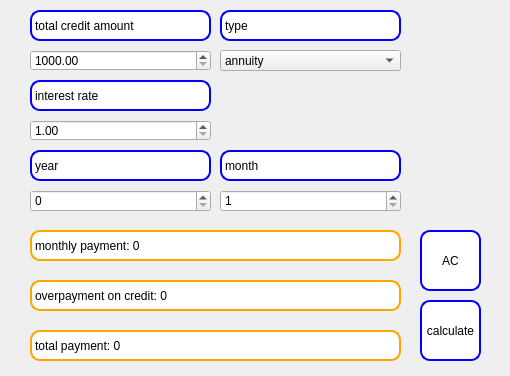
<?xml version="1.0" encoding="UTF-8"?>
<ui version="4.0">
 <class>CreditWindow</class>
 <widget class="QDialog" name="CreditWindow">
  <property name="geometry">
   <rect>
    <x>0</x>
    <y>0</y>
    <width>510</width>
    <height>376</height>
   </rect>
  </property>
  <property name="windowTitle">
   <string>Dialog</string>
  </property>
  <widget class="QDoubleSpinBox" name="doubleSpinBox_total_credit_amount">
   <property name="geometry">
    <rect>
     <x>30</x>
     <y>50</y>
     <width>181</width>
     <height>21</height>
    </rect>
   </property>
   <property name="minimum">
    <double>1000.000000000000000</double>
   </property>
   <property name="maximum">
    <double>1000000000.000000000000000</double>
   </property>
   <property name="singleStep">
    <double>1000.000000000000000</double>
   </property>
  </widget>
  <widget class="QDoubleSpinBox" name="doubleSpinBox_interest_rate">
   <property name="geometry">
    <rect>
     <x>30</x>
     <y>120</y>
     <width>181</width>
     <height>21</height>
    </rect>
   </property>
   <property name="minimum">
    <double>1.000000000000000</double>
   </property>
   <property name="maximum">
    <double>99.989999999999995</double>
   </property>
  </widget>
  <widget class="QLabel" name="label_monthly_payment">
   <property name="geometry">
    <rect>
     <x>30</x>
     <y>230</y>
     <width>371</width>
     <height>31</height>
    </rect>
   </property>
   <property name="styleSheet">
    <string notr="true">QLabel {
color: black;
   background-color: white;
   border: 2px solid orange;
	border-radius: 10px;
}
</string>
   </property>
   <property name="text">
    <string>monthly payment: 0</string>
   </property>
  </widget>
  <widget class="QLabel" name="label_overpayment_on_credit">
   <property name="geometry">
    <rect>
     <x>30</x>
     <y>280</y>
     <width>371</width>
     <height>31</height>
    </rect>
   </property>
   <property name="styleSheet">
    <string notr="true">QLabel {
color: black;
   background-color: white;
   border: 2px solid orange;
	border-radius: 10px;
}
</string>
   </property>
   <property name="text">
    <string>overpayment on credit: 0</string>
   </property>
  </widget>
  <widget class="QLabel" name="label_total_payment">
   <property name="geometry">
    <rect>
     <x>30</x>
     <y>330</y>
     <width>371</width>
     <height>31</height>
    </rect>
   </property>
   <property name="styleSheet">
    <string notr="true">QLabel {
color: black;
   background-color: white;
   border: 2px solid orange;
	border-radius: 10px;
}
</string>
   </property>
   <property name="text">
    <string>total payment: 0</string>
   </property>
  </widget>
  <widget class="QSpinBox" name="spinBox_year">
   <property name="geometry">
    <rect>
     <x>30</x>
     <y>190</y>
     <width>181</width>
     <height>22</height>
    </rect>
   </property>
   <property name="minimum">
    <number>0</number>
   </property>
   <property name="maximum">
    <number>100</number>
   </property>
  </widget>
  <widget class="QPushButton" name="pushButton_calc">
   <property name="geometry">
    <rect>
     <x>420</x>
     <y>300</y>
     <width>61</width>
     <height>61</height>
    </rect>
   </property>
   <property name="styleSheet">
    <string notr="true">QPushButton {
color: black;
   background-color: white;
   border: 2px solid blue;
	border-radius: 10px;
}
QPushButton:pressed {
    background-color: qlineargradient(x1: 0, y1: 0, x2: 0, y2: 1,
                                      stop: 0 #dadbde, stop: 1 #9799fc);
}</string>
   </property>
   <property name="text">
    <string>calculate</string>
   </property>
  </widget>
  <widget class="QSpinBox" name="spinBox_month">
   <property name="geometry">
    <rect>
     <x>220</x>
     <y>190</y>
     <width>181</width>
     <height>22</height>
    </rect>
   </property>
   <property name="minimum">
    <number>1</number>
   </property>
   <property name="maximum">
    <number>1080</number>
   </property>
  </widget>
  <widget class="QComboBox" name="comboBox">
   <property name="geometry">
    <rect>
     <x>220</x>
     <y>50</y>
     <width>181</width>
     <height>21</height>
    </rect>
   </property>
   <item>
    <property name="text">
     <string>annuity</string>
    </property>
   </item>
   <item>
    <property name="text">
     <string>differentiated</string>
    </property>
   </item>
   <item>
    <property name="text">
     <string/>
    </property>
   </item>
  </widget>
  <widget class="QLabel" name="label_1">
   <property name="geometry">
    <rect>
     <x>30</x>
     <y>10</y>
     <width>181</width>
     <height>31</height>
    </rect>
   </property>
   <property name="styleSheet">
    <string notr="true">QLabel {
color: black;
   background-color: white;
   border: 2px solid blue;
	border-radius: 10px;
}
</string>
   </property>
   <property name="text">
    <string>total credit amount</string>
   </property>
  </widget>
  <widget class="QLabel" name="label_2">
   <property name="geometry">
    <rect>
     <x>30</x>
     <y>80</y>
     <width>181</width>
     <height>31</height>
    </rect>
   </property>
   <property name="styleSheet">
    <string notr="true">QLabel {
color: black;
   background-color: white;
   border: 2px solid blue;
	border-radius: 10px;
}
</string>
   </property>
   <property name="text">
    <string>interest rate</string>
   </property>
  </widget>
  <widget class="QLabel" name="label_3">
   <property name="geometry">
    <rect>
     <x>30</x>
     <y>150</y>
     <width>181</width>
     <height>31</height>
    </rect>
   </property>
   <property name="styleSheet">
    <string notr="true">QLabel {
color: black;
   background-color: white;
   border: 2px solid blue;
	border-radius: 10px;
}
</string>
   </property>
   <property name="text">
    <string>year</string>
   </property>
  </widget>
  <widget class="QLabel" name="label_4">
   <property name="geometry">
    <rect>
     <x>220</x>
     <y>150</y>
     <width>181</width>
     <height>31</height>
    </rect>
   </property>
   <property name="styleSheet">
    <string notr="true">QLabel {
color: black;
   background-color: white;
   border: 2px solid blue;
	border-radius: 10px;
}
</string>
   </property>
   <property name="text">
    <string>month</string>
   </property>
  </widget>
  <widget class="QLabel" name="label_5">
   <property name="geometry">
    <rect>
     <x>220</x>
     <y>10</y>
     <width>181</width>
     <height>31</height>
    </rect>
   </property>
   <property name="styleSheet">
    <string notr="true">QLabel {
color: black;
   background-color: white;
   border: 2px solid blue;
	border-radius: 10px;
}
</string>
   </property>
   <property name="text">
    <string>type</string>
   </property>
  </widget>
  <widget class="QPushButton" name="pushButton_AC">
   <property name="geometry">
    <rect>
     <x>420</x>
     <y>230</y>
     <width>61</width>
     <height>61</height>
    </rect>
   </property>
   <property name="styleSheet">
    <string notr="true">QPushButton {
color: black;
   background-color: white;
   border: 2px solid blue;
	border-radius: 10px;
}
QPushButton:pressed {
    background-color: qlineargradient(x1: 0, y1: 0, x2: 0, y2: 1,
                                      stop: 0 #dadbde, stop: 1 #9799fc);
}</string>
   </property>
   <property name="text">
    <string>AC</string>
   </property>
  </widget>
 </widget>
 <resources/>
 <connections/>
</ui>
